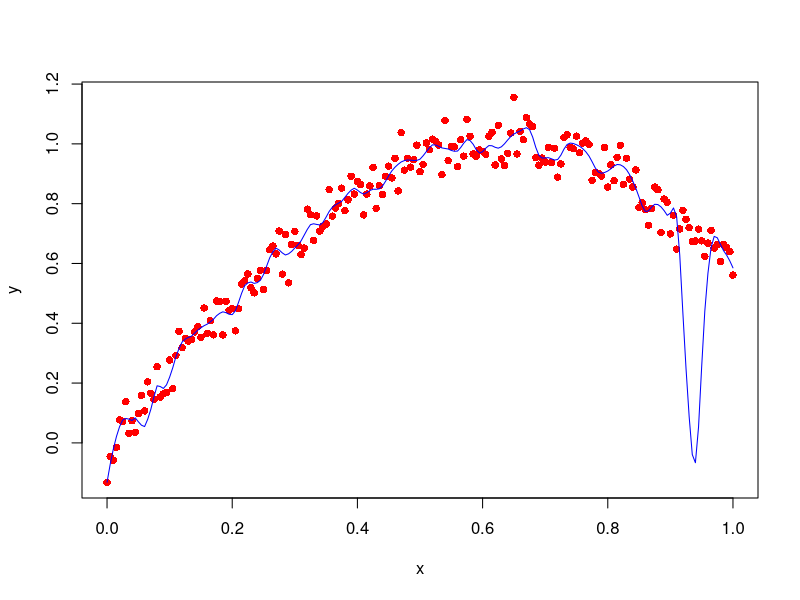

Write the R code that produced this figure.
supsmooth <- function(x, y, ...) {
  # supsmooth: Smoothing of scatterplots using Friedman's supersmoother algorithm.
  #
  # Syntax:
  #   Y_SMOOTH = supsmooth(X, Y, 'PropertyName', PropertyValue, ...)
  #
  # Inputs:
  #   X, Y are same-length vectors.
  #
  # Output:
  #   Y_SMOOTH is a smoothed version of Y.
  #
  # Example,
  #   x <- seq(0, 1, length.out = 201)
  #   y <- sin(2.5 * x) + 0.05 * rnorm(201)
  #   smo <- supsmooth(x, y)
  #   plot(x, y, col = "red", pch = 16)
  #   lines(x, smo, col = "blue")
  #
  # The supersmoother algorithm computes three separate smooth curves from
  # the input data with symmetric spans of 0.05*n, 0.2*n and 0.5*n, where n
  # is the number of data points. The best of the three smooth curves is
  # chosen for each predicted point using leave-one-out cross validation. The
  # best spans are then smoothed by a fixed-span smoother (span = 0.2*n) and
  # the prediction is computed by linearly interpolating between the three
  # smooth curves. This final smooth curve is then smoothed again with a
  # fixed-span smoother (span = 0.05*n).
  #
  # According to comments by Friedman, "For small samples (n < 40) or if
  # there are substantial serial correlations between observations close in
  # x-value, then a prespecified fixed span smoother (span > 0) should be
  # used. Reasonable span values are 0.2 to 0.4."
  #
  #
  # The following optional property/value pairs can be specified as arguments
  # to control the indicated behavior:
  #
  #   Property    Value
  #   ----------  ----------------------------------------------------------
  #   Weights     Vector of relative weights of each data point. Default is
  #               for all points to be weighted equally.
  #
  #   Span        Sets the width of a fixed-width smoothing operation
  #               relative to the number of data points, 0 < SPAN < 1.
  #               Setting this to be non-zero disables the supersmoother
  #               algorithm. Default is 0 (use supersmoother).
  #
  #   Period      Sets the period of periodic data. Default is Inf
  #               (infinity) which implies that the data is not periodic.
  #               Can also be set to zero for the same effect.
  #
  #   Alpha       Sets a small-span penalty to produce a greater smoothing
  #               effect. 0 < Alpha < 10, where 0 does nothing and 10
  #               produces the maximum effect. Default = 0.
  #
  #   Unsorted    If the data points are not already sorted in order of the X
  #               values then setting this to true will sort them for you.
  #               Default = false.
  #
  # All properties names are case-insensitive and need only be unambiguous.
  # For example,
  #
  #   Y_SMOOTH = supsmooth(X, Y, 'weights', rep(1, n), 'per', 2 * pi)
  #
  # is valid usage.

  # Friedman, J. H. (1984). A Variable Span Smoother. Tech. Rep. No. 5,
  # Laboratory for Computational Statistics, Dept. of Statistics, Stanford
  # Univ., California.

  # Version: 1.0, 12 December 2007
  # Author:  Douglas M. Schwarz
  # Email:   dmschwarz=ieee*org, dmschwarz=urgrad*rochester*edu
  # Real_email = regexprep(Email, {'=', '*'}, {'@', '.'})

  # Load necessary library
  if (!requireNamespace("splines", quietly = TRUE)) {
    stop("Package 'splines' is required.")
  }

  # Input checks.
  if (length(list(...)) %% 2 != 0) {
    stop("Properties must be specified by property/value pairs.")
  }

  # x and y must be vectors with same number of points (at least 5).
  if (!is.vector(x) || !is.vector(y) || length(x) != length(y) || length(y) < 5) {
    stop("X and Y must be equal-length vectors of at least 5 points.")
  }

  # Default property values
  prop <- list(
    weights = NULL,
    span = 0,
    period = Inf,
    alpha = 0,
    unsorted = FALSE
  )

  # Process inputs and set prop fields
  args <- list(...)
  properties <- names(prop)
  arg_index <- 1

  while (arg_index <= length(args)) {
    arg <- args[[arg_index]]
    if (is.character(arg)) {
      prop_index <- which(tolower(properties) == tolower(arg))
      if (length(prop_index) == 1) {
        prop[[properties[prop_index]]] <- args[[arg_index + 1]]
      } else {
        stop(sprintf("Property '%s' does not exist or is ambiguous.", arg))
      }
      arg_index <- arg_index + 2
    } else if (is.list(arg)) {
      for (i in seq_along(arg)) {
        prop_index <- which(tolower(properties) == tolower(names(arg)[i]))
        if (length(prop_index) == 1) {
          prop[[properties[prop_index]]] <- arg[[i]]
        } else {
          stop(sprintf("Property '%s' does not exist or is ambiguous.", names(arg)[i]))
        }
      }
      arg_index <- arg_index + 1
    } else {
      stop("Properties must be specified by property/value pairs or structures.")
    }
  }

  # Validate properties
  if (!is.null(prop$weights) && length(prop$weights) != length(x)) {
    stop("Weights property must be a vector of the same length as X and Y.")
  }

  if (!is.numeric(prop$span) || prop$span < 0 || prop$span >= 1) {
    stop("Span property must be a numeric scalar, 0 <= span < 1.")
  }

  if (!is.numeric(prop$period) || prop$period < 0) {
    stop("Period property must be a numeric scalar >= 0.")
  }

  if (!is.numeric(prop$alpha) || prop$alpha < 0 || prop$alpha > 10) {
    stop("Alpha property must be a numeric scalar between 0 and 10.")
  }

  if (!is.logical(prop$unsorted)) {
    stop("Unsorted property must be a logical scalar.")
  }

  # Function to smooth data
  smooth <- function(x, y, weights = NULL, span, period) {
    if (!is.null(weights)) {
      fit <- loess(y ~ x, weights = weights, span = span)
    } else {
      fit <- loess(y ~ x, span = span)
    }
    return(predict(fit, x))
  }

  # Make x and y into column vectors and sort if necessary
  if (prop$unsorted) {
    order <- order(x)
    x <- x[order]
    y <- y[order]
    if (!is.null(prop$weights)) {
      prop$weights <- prop$weights[order]
    }
  }

  # If prop$span > 0 then we have a fixed span smooth
  if (prop$span > 0) {
    smo <- smooth(x, y, prop$weights, prop$span, prop$period)
    return(smo)
  }

  spans <- c(0.05, 0.2, 0.5)
  nspans <- length(spans)
  n <- length(y)

  # Compute three smooth curves
  smo_n <- matrix(0, n, nspans)
  acvr_smo <- matrix(0, n, nspans)
  for (i in seq_along(spans)) {
    smo_n[, i] <- smooth(x, y, prop$weights, spans[i], prop$period)
    abs_cv_res <- abs(y - smo_n[, i])
    acvr_smo[, i] <- smooth(x, abs_cv_res, prop$weights, spans[2], prop$period)
  }

  # Select which smooth curve has smallest error using cross validation
  resmin <- apply(acvr_smo, 1, min)
  index <- apply(acvr_smo, 1, which.min)
  span_cv <- spans[index]

  # Apply alpha
  if (prop$alpha != 0) {
    small <- 1e-7
    tf <- resmin < acvr_smo[, 3] & resmin > 0
    span_cv[tf] <- span_cv[tf] + (spans[3] - span_cv[tf]) *
      (1 - exp(-prop$alpha * (log(acvr_smo[tf, 3] + small) - log(resmin[tf] + small))))
    span_cv[span_cv > spans[3]] <- spans[3]
  }

  # Smooth best spans
  smooth_spans <- smooth(x, span_cv, span = spans[2], period = prop$period)

  # Linearly interpolate three smooth curves
  smo_final <- numeric(n)
  for (i in 2:nspans) {
    tf <- smooth_spans >= spans[i - 1] & smooth_spans <= spans[i]
    weight <- (smooth_spans[tf] - spans[i - 1]) / (spans[i] - spans[i - 1])
    smo_final[tf] <- (1 - weight) * smo_n[tf, i - 1] + weight * smo_n[tf, i]
  }

  # Smooth result with fixed span smoother
  smo_final <- smooth(x, smo_final, span = spans[1], period = prop$period)
  return(smo_final)
}

# Example usage
x <- seq(0, 1, length.out = 201)
y <- sin(2.5 * x) + 0.05 * rnorm(201)
smo <- supsmooth(x, y)
plot(x, y, col = "red", pch = 16)
lines(x, smo, col = "blue")
